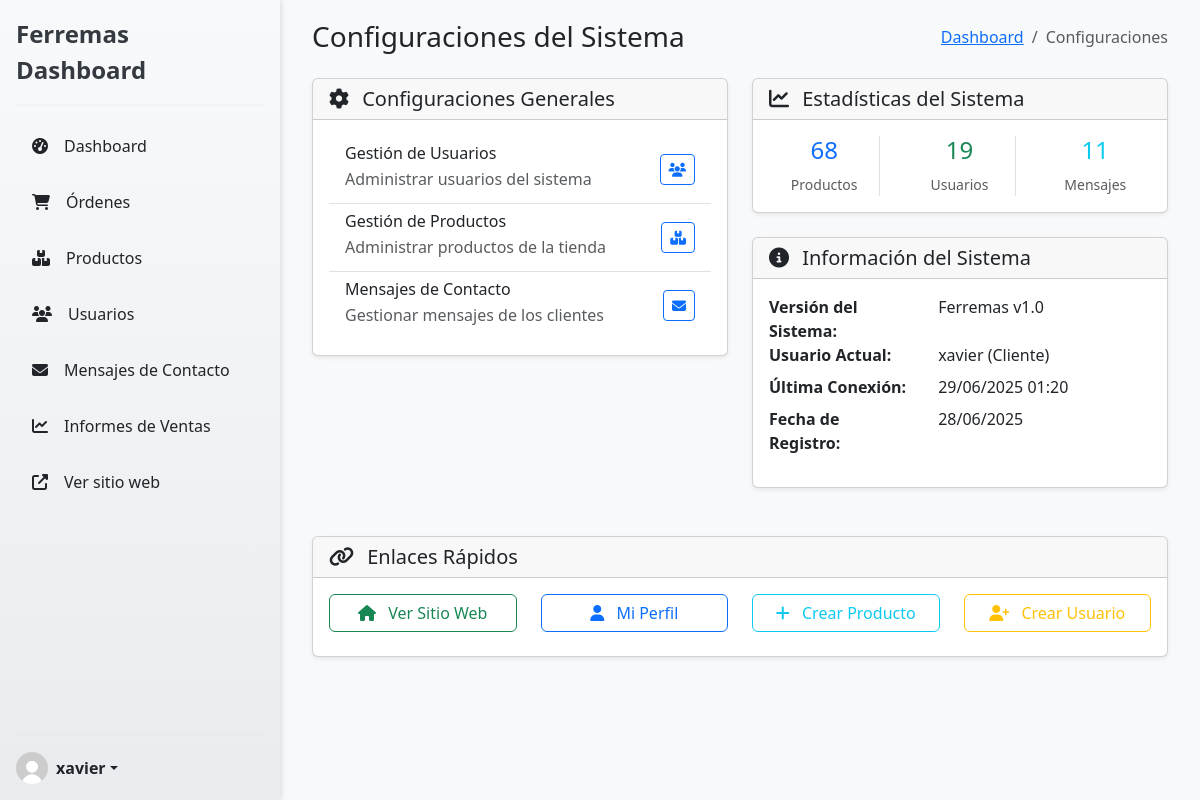
Page /admin-settings/ (signed in) on the earlier database version.
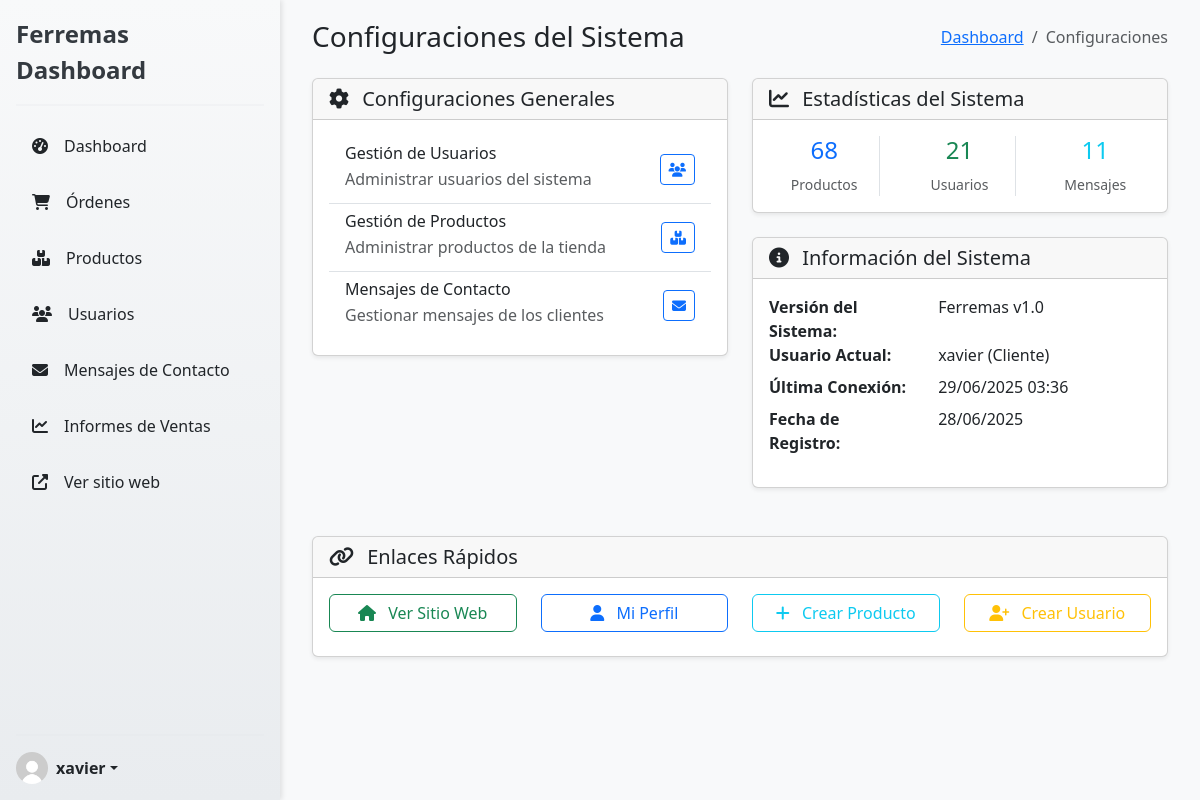
Same page on the later database version.
### miPaypal/models.py (models this page shows, shortened)
class CustomUser(AbstractUser):
    ROLES = (
        ('cliente', 'Cliente'),
        ('bodeguero', 'Bodeguero'),
        ('contador', 'Contador'),
        ('vendedor', 'Vendedor'),
    )
    rut = models.CharField(max_length=12, blank=True, null=True)
    telefono = models.CharField(max_length=15, blank=True, null=True)
    direccion = models.TextField(blank=True, null=True)
    ciudad = models.CharField(max_length=100, blank=True, null=True, verbose_name="Ciudad")
    rol = models.CharField(max_length=10, choices=ROLES, default='cliente')

### ecommerce/views.py (the view)
# urls.py: path('admin-settings/', admin_settings, name='admin-settings-page'),
@admin_only_required
@admin_only_required
def admin_settings(request):
    total_products = Product.objects.count()
    total_users = CustomUser.objects.count()
    total_messages = ContactMessage.objects.count()
    context = {
        'total_products': total_products,
        'total_users': total_users,
        'total_messages': total_messages,
    }
    return render(request, 'dashboard-panel/profile/admin-settings.html', context)

### miPaypal/context_processors.py (called while the page is built)
def cart_context(request):
    cart_count = 0
    try:
        if request.user.is_authenticated:
            cart = Cart.objects.filter(user=request.user).first()
        else:
            if request.session.session_key:
                cart = Cart.objects.filter(session_key=request.session.session_key).first()
            else:
                cart = None
        if cart:
            cart_count = sum(item.quantity for item in cart.cartitem_set.all())
    except Exception:
        cart_count = 0
    return {
        'cart_count': cart_count
    }

### ecommerce/templates/dashboard-panel/profile/admin-settings.html (shortened to what the changed rows need)
{% extends 'dashboard-panel/dashboard.html' %}
{% block content %}
<div class="container-fluid">
    <div class="row">
        <div class="col-12">
            <div class="d-flex justify-content-between align-items-center mb-4">
                <h1 class="h3 mb-0">Configuraciones del Sistema</h1>
            </div>
        </div>
    </div>
    <div class="row">
        <div class="col-md-6">
            <div class="card">
                <div class="card-body">
                    <div class="row text-center">
                        <div class="col-4">
                            <div class="border-end">
                                <h4 class="text-success">{{ total_users|default:0 }}</h4>
                                <small class="text-muted">Usuarios</small>
                            </div>
                        </div>
                    </div>
                </div>
            </div>
            <div class="card mt-4">
                <div class="card-body">
                    <dl class="row">
                        <dt class="col-sm-5">Versión del Sistema:</dt>
                        <dd class="col-sm-7">Ferremas v1.0</dd>
                        <dt class="col-sm-5">Usuario Actual:</dt>
                        <dd class="col-sm-7">{{ user.username }} ({{ user.get_rol_display }})</dd>
                        <dt class="col-sm-5">Última Conexión:</dt>
                        <dd class="col-sm-7">{{ user.last_login|date:"d/m/Y H:i" }}</dd>
                        <dt class="col-sm-5">Fecha de Registro:</dt>
                        <dd class="col-sm-7">{{ user.date_joined|date:"d/m/Y" }}</dd>
                    </dl>
                </div>
            </div>
        </div>
    </div>
</div>
{% endblock %}

### ecommerce/templates/dashboard-panel/dashboard.html (shortened to what this page needs)
{%load static%}
<!DOCTYPE html>
<html lang="es">
<head>
    <link rel="stylesheet" href="{%static 'css/dashboard.css'%}">
    <link href="https://cdn.jsdelivr.net/npm/bootstrap@5.3.7/dist/css/bootstrap.min.css" rel="stylesheet">
    <link rel="stylesheet" href="https://cdnjs.cloudflare.com/ajax/libs/font-awesome/6.4.0/css/all.min.css">
</head>
<body>
    <div class="wrapper">
        <div class="d-flex flex-column flex-shrink-0 p-3 bg-light sidebar">
            <a href="{% url 'dashboard-panel-page' %}" class="d-flex align-items-center mb-3 mb-md-0 me-md-auto link-dark text-decoration-none">
                <span class="fs-4">Ferremas Dashboard</span>
            </a>
            <hr>
            <ul class="nav nav-pills flex-column mb-auto">
                <li class="nav-item">
                    <a href="{% url 'dashboard-panel-page' %}"
                    class="nav-link link-dark {% if request.resolver_match.url_name == 'dashboard-panel-page' %}active{% endif %}">
                        <i class="fas fa-tachometer-alt me-2"></i>Dashboard
                    </a>
                </li>
                <li class="nav-item">
                    <a href="{% url 'list-orders' %}"
                    class="nav-link link-dark {% if 'orders' in request.resolver_match.url_name %}active{% endif %}">
                        <i class="fas fa-shopping-cart me-2"></i>Órdenes
                    </a>
                </li>
                <li class="nav-item">
                    <a href="{% url 'list-products' %}"
                    class="nav-link link-dark {% if request.resolver_match.url_name == 'list-products' %}active{% endif %}">
                        <i class="fas fa-boxes me-2"></i>Productos
                    </a>
                </li>
                <li class="nav-item">
                    <a href="{% url 'list-user' %}"
                    class="nav-link link-dark {% if request.resolver_match.url_name == 'list-user' %}active{% endif %}">
                        <i class="fas fa-users me-2"></i>Usuarios
                    </a>
                </li>
                <li class="nav-item">
                    <a href="{% url 'list-contact-messages' %}"
                    class="nav-link link-dark {% if 'contact-message' in request.resolver_match.url_name %}active{% endif %}">
                        <i class="fas fa-envelope me-2"></i>Mensajes de Contacto
                    </a>
                </li>
                <li class="nav-item">
                    <a href="{% url 'informes-mensuales' %}"
                    class="nav-link link-dark {% if 'informes' in request.resolver_match.url_name %}active{% endif %}">
                        <i class="fas fa-chart-line me-2"></i>Informes de Ventas
                    </a>
                </li>
                <li class="nav-item">
                    <a href="{% url 'index-page' %}"
                    class="nav-link link-dark {% if request.resolver_match.url_name == 'home' %}active{% endif %}">
                        <i class="fas fa-external-link-alt me-2"></i>Ver sitio web
                    </a>
                </li>
            </ul>
            <hr>
            <div class="dropdown">
                <a href="#" class="d-flex align-items-center link-dark text-decoration-none dropdown-toggle show"
                id="dropdownUser2" data-bs-toggle="dropdown" aria-expanded="true">
                    <img src="{% static 'images/default-profile.jpg' %}" alt="Foto de perfil" width="32" height="32" class="rounded-circle me-2">
                    <strong>{{ user.username }}</strong>
                </a>
            </div>
        </div>
        <div class="main-content">
            {%block content%}{%endblock%}
        </div>
    </div>
</body>
</html>

Differences in the rows shown:
changed CustomUser "xavier": last_login "29/06/2025 01:20" → "29/06/2025 03:36"
Other differences:
{{ total_users|default:0 }}: "19" → "21"
